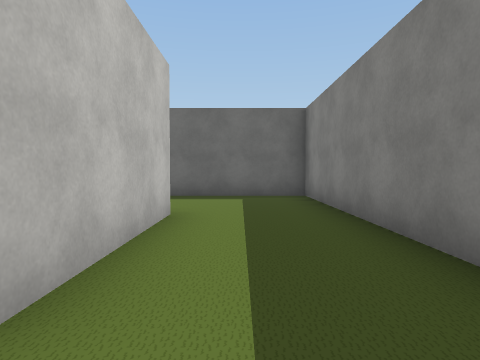
View 1 (above)

24 first-person views from a walk through a Unity game level. The camera is 1.3 m above the floor, tilts 2° down and sees 75° across. The floor is counted in squares, 2 m on a side. Each view is taken from the middle of a square. On the plan, view 1 faces up. The plan holds only what a view shows up to about 10 squares ahead; the rest is blank. The place goes on beyond the plan. The player character is not drawn. Some surface patterns are stand-ins.

View 2
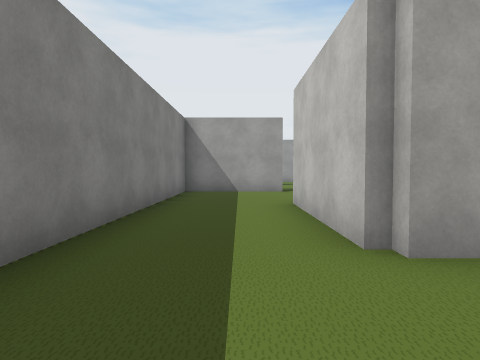

View 3
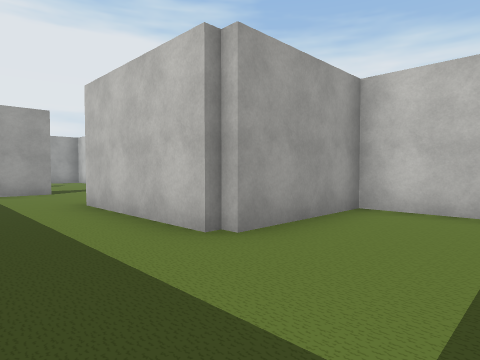

View 4
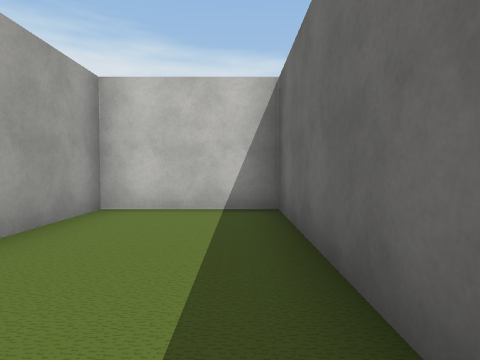

View 5
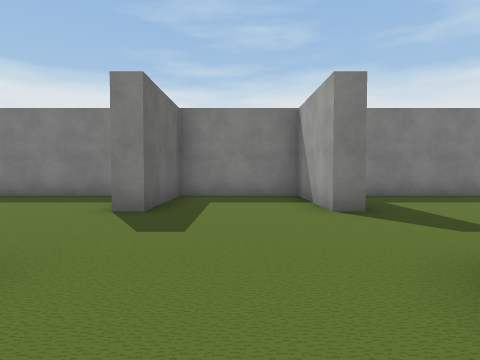

View 6
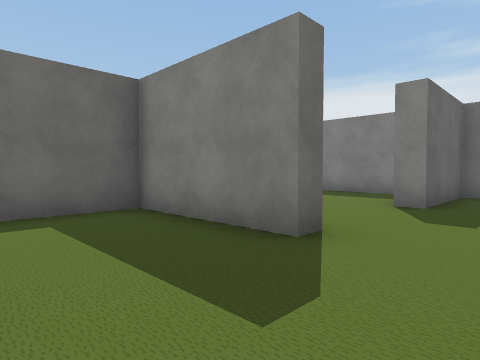

View 7
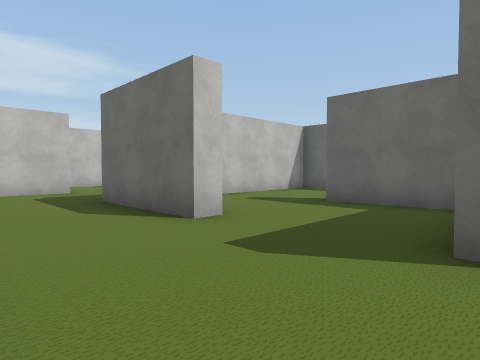

View 8
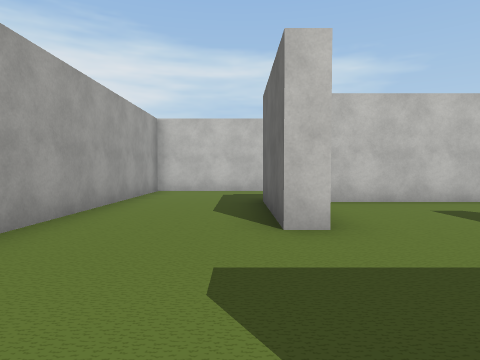

View 9
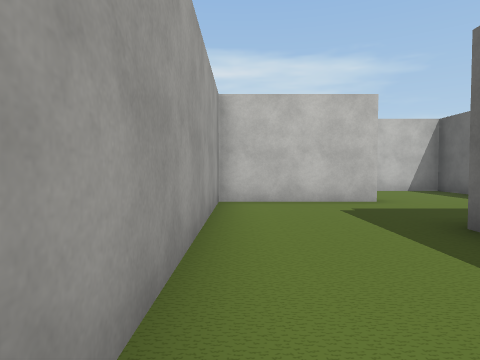

View 10
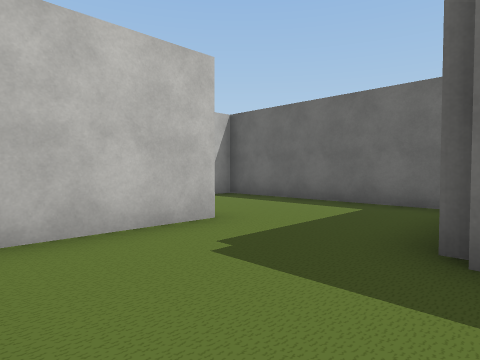

View 11
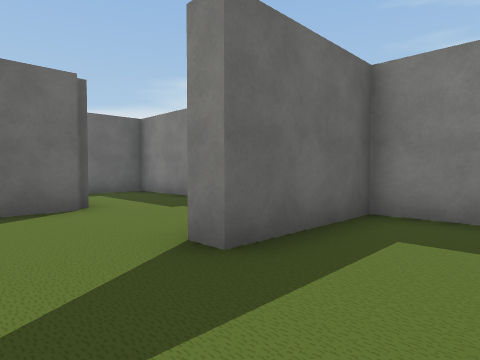

View 12
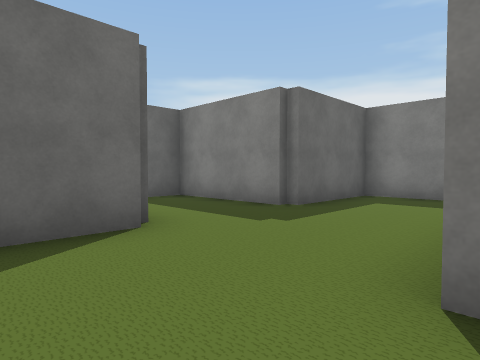

View 13
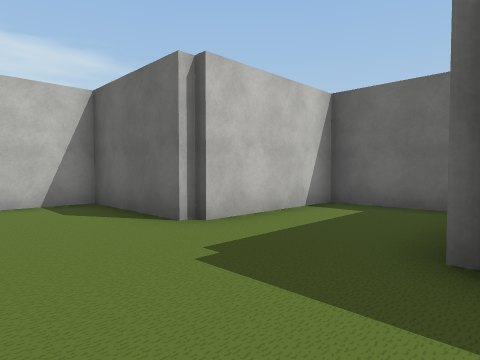

View 14
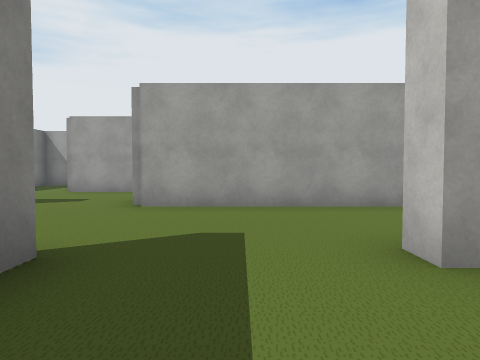

View 15
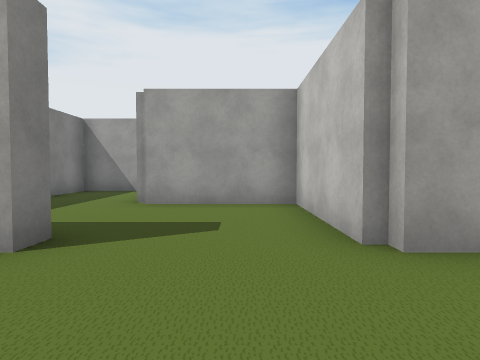

View 16
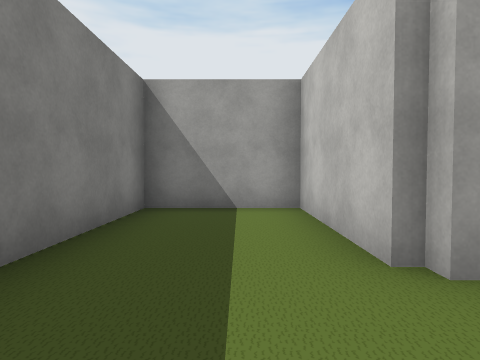

View 17
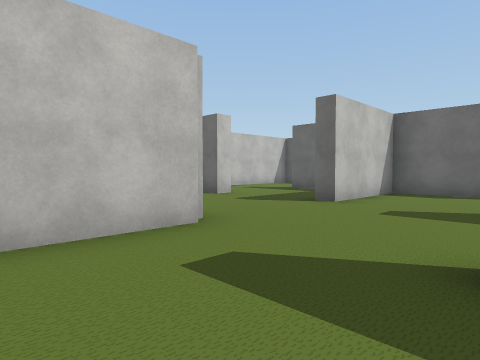

View 18
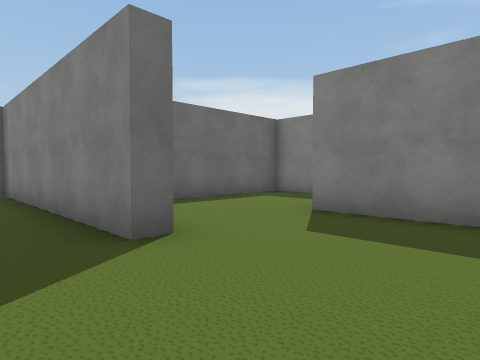

View 19
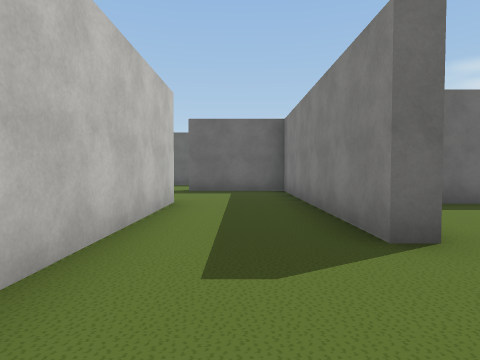

View 20
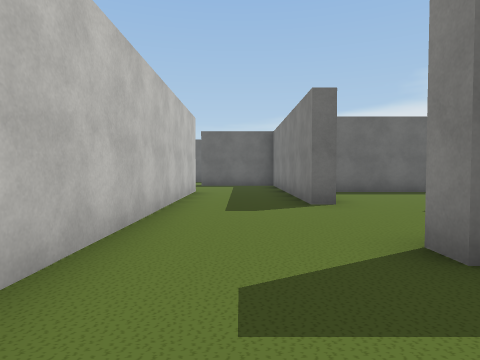

View 21
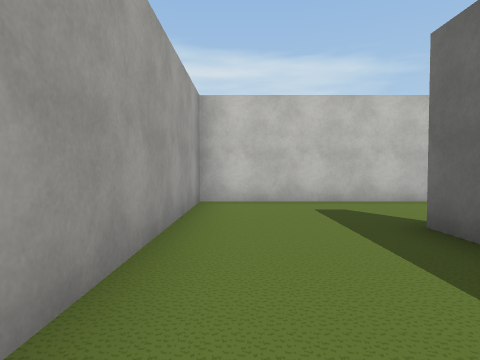

View 22
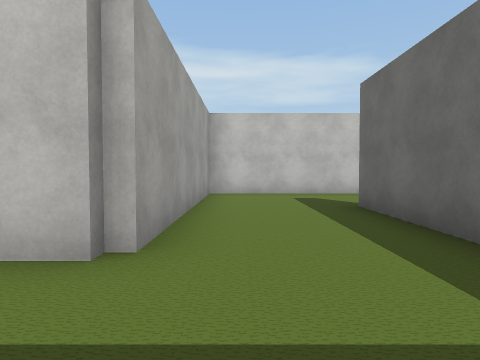

View 23
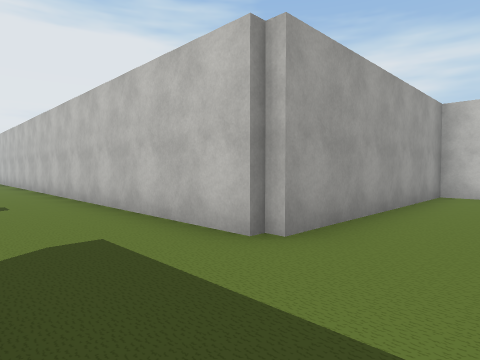

View 24
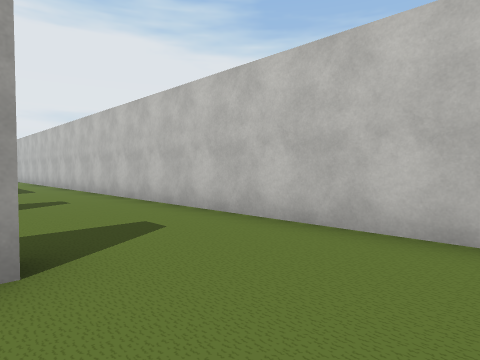

### Floor plan
Points are (right, up) in squares from view 1. A wall is a line through its corners. A room is listed if a view was taken in it or the views show most of it. See-through windows are left out.
Room 1 (views 1, 2, 3, 4)
walls: (-1.2, -2) (1.6, -2) (1.6, 7.6) (-4.1, 7.6) (-4.1, 4.7) (-1, 4.7) (-1, 1)
ways out: opening at (-1, -0.5) to room 8
Room 2 (views 5, 6, 7, 8, 9, 10, 11, 12, 14, 15)
walls: (-7.3, -2) (-7.3, -2.5) (-10.4, -2.5); (-10.6, -0.5) (-10.6, 0.9) (-16.2, 0.9) (-16.2, -1); (-4.1, -2.3) (-4.5, -2.3) (-4.5, 0.9); (-10.1, 1.5) (-10.1, -1.2); (-13.2, -2.2) (-13.2, -5.4) (-4.1, -5.4) (-4.1, -6.6); (-4.1, 0.9) (-7.3, 0.9) (-7.3, 1.4); (-1.2, -6) (-1.2, -5.4) (1.6, -5.4) (1.6, -2.5) (-1.2, -2.5) (-1.2, -2)
ways out: opening at (-8.5, 1) to room 3; opening at (-2.5, -6) to room 5; opening at (-15.5, -2.5) to room 6; opening at (-2.5, -2) to room 8
Room 3 (view 13)
walls: (-4.1, 7.6) (-7.1, 7.6) (-7.1, 4.2) (-10.1, 4.2) (-10.1, 1.5); (-1.4, 2.5) (-1.4, 4.2) (-4.5, 4.2) (-4.5, 7.6)
ways out: opening at (-8.5, 1) to room 2
Room 4 (view 16)
walls: (-1, -8.8) (-1, -12.2) (1.6, -12.2) (1.6, -7)
ways out: opening at (-1, -7.5) to room 5
Room 5 (view 17)
walls: (-4.1, -6.6) (-4.1, -8.8) (-1, -8.8)
ways out: opening at (-2.5, -6) to room 2; opening at (-1, -7.5) to room 4
Room 6 (views 18, 19, 20, 21)
walls: (-16.1, -2.3) (-16.7, -2.3) (-16.7, 1.4); (-13.6, -4.5) (-13.6, -2.2); (-13.6, -5.9) (-16.5, -5.9) (-16.5, -5.4); (-19.3, 1.1) (-19.3, -8.8) (-13.2, -8.8)
ways out: opening at (-15.5, -2.5) to room 2; opening at (-13, -7.5) to room 7; opening at (-18.5, 2)
Room 7 (views 22, 23, 24)
walls: (-13.2, -8.8) (-13.2, -21)
ways out: opening at (-13, -7.5) to room 6
Room 8 (no view inside)
walls: (-2.1, 0.9) (-4.1, 0.9) (-4.1, -2.3)
ways out: opening at (-1, -0.5) to room 1; opening at (-2.5, -2) to room 2

Positions as (right, up) in squares from view 1, and headings:
1: (0, 0), facing up
2: (0, 7), facing down
3: (1, 7), facing down-left
4: (1, 7), facing left
5: (-6, -4), facing right
6: (-7, -4), facing up-right
7: (-4, -5), facing up-left
8: (-4, -3), facing left
9: (-7, -5), facing left
10: (-10, -5), facing up-left
11: (-9, -1), facing up-right
12: (-9, 1), facing up-right
13: (-4, 2), facing up-left
14: (-6, 0), facing down
15: (-3, -3), facing down
16: (0, -7), facing down
17: (-1, -8), facing up-left
18: (-18, -5), facing up-right
19: (-18, -5), facing up
20: (-18, -8), facing up
21: (-13, -8), facing left
22: (-11, -8), facing left
23: (-11, -7), facing down-left
24: (-10, -10), facing down-left
